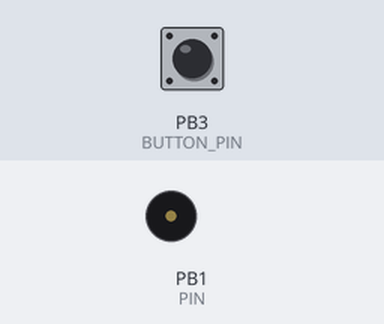
A sketch run on a simulated ATtiny85, built with avr-gcc and run on an emulated ATtiny85. Parts: buzzer (waves = sounding). The test bench sets the inputs (shaded band); at power-on: PB3 (BUTTON_PIN) HIGH. Sleep ends after the set time or at an interrupt; random numbers use the default seed unless the sketch sets one.

Above: at 2.0 s.
2.1 s: PB3 (BUTTON_PIN) pulled LOW for 0.15 s
At 2.9 s:
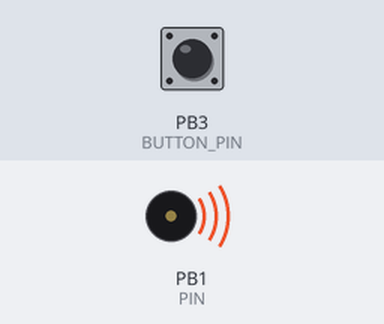
Timing chart, 0 to 5.1 s (numbered marks = the images above; inputs shaded):
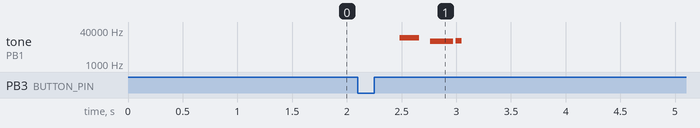

The sketch:

annoyatron_multi.ino
```cpp
#include <avr/interrupt.h>
#include <avr/io.h>
#include <avr/power.h>
#include <avr/sleep.h>
#include <avr/wdt.h>
#include <util/delay.h>
#include <math.h>
#ifndef ARDUINO
#include <stdint.h>
#endif

#define BODS 7
#define BODSE 2

const int PIN = 1;                     // PB1 for speaker output (OC1A)
const int BUTTON_PIN = 3;              // PB3 for mode button (active LOW w/ pullup)

// Fast DDR gate helpers for crisp AM without restarting the timer
#define PIN_BIT (1 << PIN)
inline void gateOn()  { DDRB |=  PIN_BIT; }
inline void gateOff() { DDRB &= ~PIN_BIT; }

// ----- Tuning -----
#define MEAN_WDT_TICKS 3               // average WDT ticks between cricket phrases (1 tick ≈ 8 s)
#define EXTRA_PHRASE_PCT 10            // % chance to immediately play a second phrase

const int REGULAR_HI_MS = 200;
const int VARIETY_TONE_MIN_MS = 50;
const int VARIETY_TONE_MAX_MS = 300;
const int WAKE_INDICATOR_HI_MS = 0;
const int INITIAL_BEEP_COUNT = 3;

const int SLEEP_MIN = 225;             // ~30 min
const int SLEEP_MAX = 900;             // ~120 min

const int TONE_MIN = 1;
const int TONE_MAX = 254;
const int SIMPLE_TONE = 20;

// Cricket tone
const int CRICKET_TONE_MIN = 24;
const int CRICKET_TONE_MAX = 45;

volatile int currentMode = 0;          // 0=Simple, 1=Variety, 2=Cricket
volatile bool buttonPressed = false;
volatile unsigned long lastButtonTime = 0;
const unsigned long BUTTON_DEBOUNCE_MS = 300;

volatile uint8_t lastBtnState = HIGH;

uint8_t mcucr1, mcucr2;
bool keepSleeping;
long wdtCount;

// After switching to cricket mode, skip the immediate phrase once:
volatile bool skipNextCricket = false;

// ---------- Forward decls ----------
static void cricketPhrase();
static void singleCricketChirp(uint8_t ocrBase = 0);
static int  expWdtTicks(int meanTicks);
static void cricketIndicator();

void setup() {
  pinMode(BUTTON_PIN, INPUT_PULLUP);
  PCMSK |= _BV(PCINT3);
  GIMSK |= _BV(PCIE);

  randomSeed(TCNT1);

  currentMode = 0;
  playModeIndicator();
}

void loop() {
  if (buttonPressed) {
    cycleToNextMode();
    buttonPressed = false;
  }

  switch (currentMode) {
    case 0: // Simple beep
      makeTone(REGULAR_HI_MS, SIMPLE_TONE);
      goToSleep(random(SLEEP_MIN, SLEEP_MAX + 1));
      break;

    case 1: // Variety
    {
      int len = random(VARIETY_TONE_MIN_MS, VARIETY_TONE_MAX_MS + 1);
      makeTone(len, random(TONE_MIN, TONE_MAX + 1));
      goToSleep(random(SLEEP_MIN, SLEEP_MAX + 1));
    }
      break;

    case 2: // Cricket
    {
      // If we just switched into cricket mode, we already played the 3-chirp indicator.
      // Skip the immediate phrase once, then sleep.
      if (skipNextCricket) {
        skipNextCricket = false;
        int ticks = expWdtTicks(MEAN_WDT_TICKS);
        if (ticks < 1)  ticks = 1;
        if (ticks > 25) ticks = 25;
        goToSleep(ticks);
        break;
      }

      cricketPhrase();
      if (random(0, 100) < EXTRA_PHRASE_PCT) {
        delay(600 + random(0, 900));   // 0.6–1.5 s inter-phrase gap
        cricketPhrase();
      }
      int ticks = expWdtTicks(MEAN_WDT_TICKS);
      if (ticks < 1)  ticks = 1;
      if (ticks > 25) ticks = 25;
      goToSleep(ticks);
    }
      break;
  }
}

void cycleToNextMode() {
  currentMode = (currentMode + 1) % 3;

  // If switching into cricket mode, we will show a 3-chirp indicator
  // and then purposely skip the first phrase once.
  if (currentMode == 2) {
    skipNextCricket = true;
  }

  playModeIndicator();

  unsigned long start = millis();
  while (digitalRead(BUTTON_PIN) == LOW && (millis() - start) < 1000) {}
  delay(20);
}

// ---------- Indicators ----------
void playModeIndicator() {
  switch (currentMode) {
    case 0: // three simple beeps
      for (int i = 0; i < INITIAL_BEEP_COUNT; i++) {
        makeTone(REGULAR_HI_MS, SIMPLE_TONE);
        if (i < INITIAL_BEEP_COUNT - 1) delay(100);
      }
      break;

    case 1: // three random tones
      for (int i = 0; i < INITIAL_BEEP_COUNT; i++) {
        int len = random(VARIETY_TONE_MIN_MS, VARIETY_TONE_MAX_MS + 1);
        makeTone(len, random(TONE_MIN, TONE_MAX + 1));
        if (i < INITIAL_BEEP_COUNT - 1) delay(100);
      }
      break;

    case 2: // exactly three cricket chirps (true chirps, not plain tones)
      cricketIndicator();
      break;
  }
}

// Play exactly 3 short chirps (not a whole phrase)
static void cricketIndicator() {
  for (int i = 0; i < 3; i++) {
    // Use a mid-range OCR so the indicator is consistent and “crickety”
    uint8_t mid = (CRICKET_TONE_MIN + CRICKET_TONE_MAX) / 2;
    singleCricketChirp(mid);
    if (i < 2) delay(120);
  }
}

// ---------- Cricket logic ----------

// One whole phrase: N chirps with per-chirp variation (no long rest here)
static void cricketPhrase() {
  int chirps = random(2, 11); // 2–10 chirps

  for (int c = 0; c < chirps; c++) {
    singleCricketChirp();     // random pitch per chirp
    // Jittery inter-chirp gap to avoid mechanical rhythm
    delay(60 + random(0, 140));   // 60–200 ms
  }
}

// One chirp (stable carrier + AM gate + tiny FM sweep)
static void singleCricketChirp(uint8_t ocrBase) {
  // If ocrBase==0, choose random in the preferred cricket range
  int baseOCR = ocrBase ? ocrBase : random(CRICKET_TONE_MIN, CRICKET_TONE_MAX + 1);

  int fmSpan  = max(1, (baseOCR * 3) / 100);      // ~+3% upward sweep
  int ocrLow  = baseOCR - fmSpan / 2;
  int ocrHigh = baseOCR + fmSpan / 2;

  int chirpMs   = random(45, 85);                 // 45–85 ms per chirp
  int gateHz    = random(230, 320);               // 230–320 Hz AM
  unsigned gatePeriodUs = 1000000UL / gateHz;

  int dutyStart = 48, dutyPeak = 62, dutyEnd = 52; // A/D envelope

  startTone(baseOCR);
  unsigned long tStart = micros();
  unsigned long tEnd   = tStart + (unsigned long)chirpMs * 1000UL;

  while ((long)(micros() - tEnd) < 0) {
    unsigned long now = micros();
    float prog = (float)(now - tStart) / (float)(tEnd - tStart);
    if (prog < 0) prog = 0; if (prog > 1) prog = 1;

    int ocr = ocrLow + (int)((ocrHigh - ocrLow) * prog);
    if (ocr < 10) ocr = 10; if (ocr > 200) ocr = 200;
    OCR1C = ocr;

    int duty;
    if (prog < 0.5f)
      duty = dutyStart + (int)((dutyPeak - dutyStart) * (prog / 0.5f));
    else
      duty = dutyPeak + (int)((dutyEnd  - dutyPeak) * ((prog - 0.5f) / 0.5f));
    if (duty < 40) duty = 40; if (duty > 75) duty = 75;

    unsigned onUs  = (gatePeriodUs * (unsigned)duty) / 100U;
    unsigned offUs = (gatePeriodUs - onUs);

    gateOn();
    delayMicroseconds(onUs);
    gateOff();
    delayMicroseconds(offUs);
  }

  stopTone();
}

// Exponential random sleep ticks
static int expWdtTicks(int meanTicks) {
  long r = random(1, 10001);   // 1..10000
  float U = r / 10000.0f;      // (0,1]
  float x = -log(U) * (float)meanTicks;
  int ticks = (int)(x + 0.5f);
  if (ticks < 1) ticks = 1;
  return ticks;
}

// ---------- Button + tone + sleep ----------
ISR(PCINT0_vect) {
  uint8_t now = digitalRead(BUTTON_PIN);
  unsigned long t = millis();

  if (lastBtnState == LOW && now == HIGH && (t - lastButtonTime) > BUTTON_DEBOUNCE_MS) {
    buttonPressed = true;
    lastButtonTime = t;
  }
  lastBtnState = now;
}

void makeTone(int msOfTone, int toneValue) {
  startTone(toneValue);
  delay(msOfTone);
  stopTone();
}

void startTone(int toneValue) {
  if (toneValue < 10)  toneValue = 10;
  if (toneValue > 200) toneValue = 200;

  pinMode(PIN, OUTPUT);
  TCCR1 = 0x92;
  OCR1C = toneValue;
}

void stopTone() {
  TCCR1 = 0x90;
  pinMode(PIN, INPUT);
}

void goToSleep(long wdtLimit)
{
  wdtCount = 0;

  do {
    if (buttonPressed) return;

    ACSR  |= _BV(ACD);
    ADCSRA &= ~_BV(ADEN);
    set_sleep_mode(SLEEP_MODE_PWR_DOWN);
    sleep_enable();

    wdtEnable();

    cli();
    mcucr1 = MCUCR | _BV(BODS) | _BV(BODSE);
    mcucr2 = mcucr1 & ~_BV(BODSE);
    MCUCR = mcucr1;
    MCUCR = mcucr2;
    sei();
    sleep_cpu();

    cli();
    sleep_disable();
    wdtDisable();
    sei();

    if (++wdtCount < wdtLimit) {
      keepSleeping = true;
      if (WAKE_INDICATOR_HI_MS > 0) {
        switch (currentMode) {
          case 0: makeTone(WAKE_INDICATOR_HI_MS, SIMPLE_TONE); break;
          case 1: {
            int len = random(VARIETY_TONE_MIN_MS, VARIETY_TONE_MAX_MS + 1);
            makeTone(len, random(TONE_MIN, TONE_MAX + 1));
          } break;
          case 2: cricketIndicator(); break;
        }
      }
    } else {
      keepSleeping = false;
    }
  } while (keepSleeping && !buttonPressed);
}

ISR(WDT_vect) {}

void wdtEnable(void)
{
  wdt_reset();
  cli();
  MCUSR = 0x00;
  WDTCR |= _BV(WDCE) | _BV(WDE);
  WDTCR = _BV(WDIE) | _BV(WDP3) | _BV(WDP0);    // ~8192 ms
  sei();
}

void wdtDisable(void)
{
  wdt_reset();
  cli();
  MCUSR = 0x00;
  WDTCR |= _BV(WDCE) | _BV(WDE);
  WDTCR = 0x00;
  sei();
}
```

Measured:
- after the input at 2.1 s, tone on PB1 (PIN): plays 16949 Hz for 0.18 s, 12121 Hz for 0.21 s, 12500 Hz for 0.06 s, starting after 0.39 s
